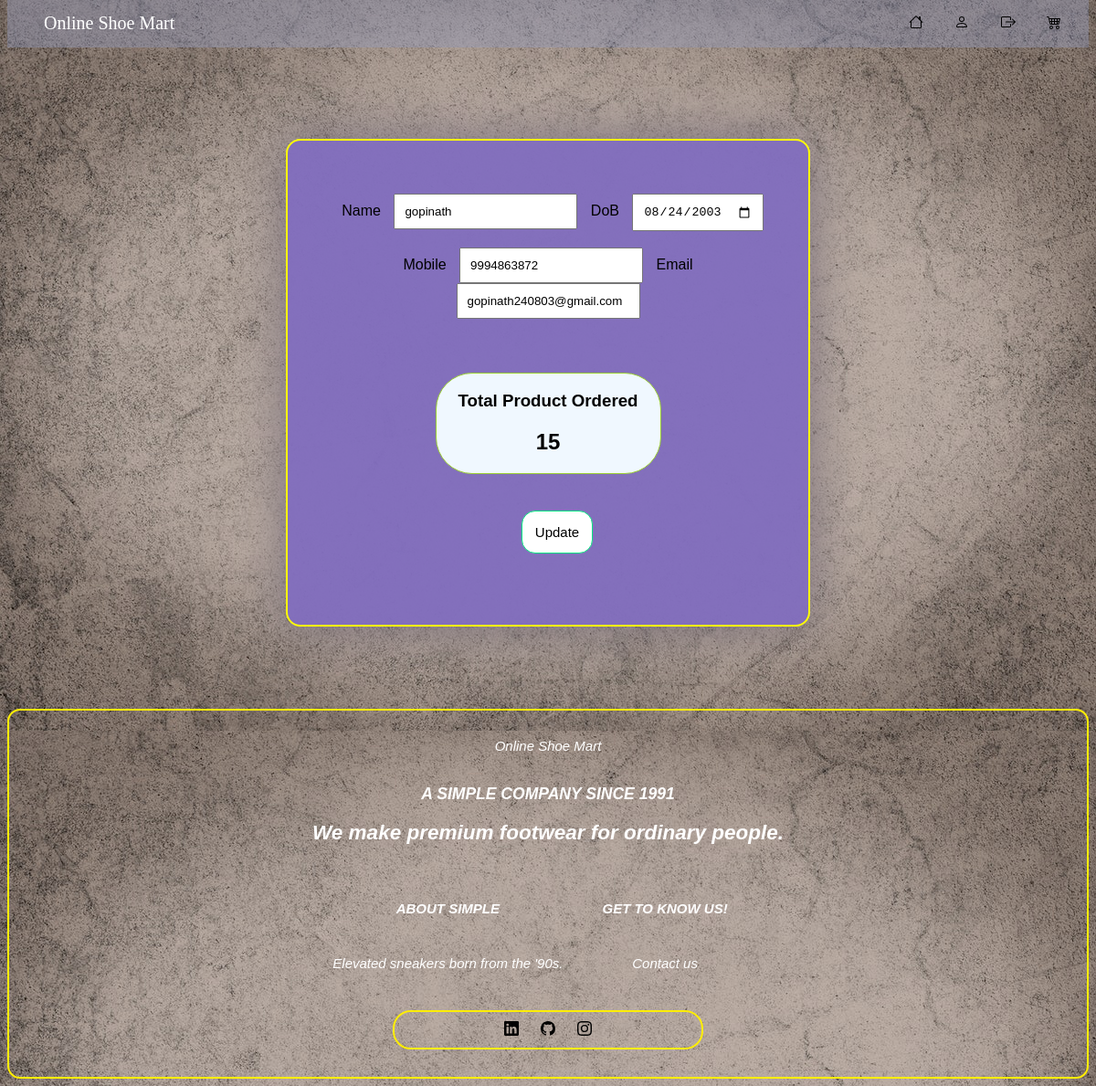
Screenshot of /profile.php (signed in) with the database file from the repository.
### tables this page shows
CREATE TABLE `newuser` (
  `id` int(11) NOT NULL,
  `stu_name` varchar(255) NOT NULL,
  `stu_date` date NOT NULL,
  `stu_phone` bigint(20) NOT NULL,
  `stu_email` varchar(30) NOT NULL,
  `stu_pass` varchar(30) NOT NULL
);

### profile.php (the view, shortened to what this page needs)
<!DOCTYPE html>
<html lang="en">
<head>
    <?php
  require_once  "header/nav.php";
?>
</head>
<body>
<?php
      $s = $_SESSION['user'];
      $con = mysqli_connect("localhost:3306", "root", "", "web_project1");
      $sql = "select id from newuser where stu_name='$s'";
      $result = mysqli_query($con, $sql);
      if($row=$result->fetch_assoc())
      {
        $total_ordered = "select Product_name from ordered_details where user_id='{$row['id']}'";
        $result = mysqli_query($con, $total_ordered);
        $total=mysqli_num_rows($result);
      }
      $sql = "select * from newuser where stu_name='$s'";
      $result = mysqli_query($con, $sql);
      if ($row = $result->fetch_assoc()) {
        echo "<center><form method='post' name='userdetails' id='form' enctype='multipart/form-data'>
            <br><label>Name</label>
            <input type='text' name='user' value='{$row['stu_name']}'>
            <label >DoB</label>
            <input type='date' name='da' value='{$row['stu_date']}'><br><br>
            <label>Mobile</label>
            <input type='number' name='num' value='{$row['stu_phone']}'>
            <label>Email</label>
            <input type='text' name='mail' value='{$row['stu_email']}'><br><br>
            <div class='box'>
               <h3>Total Product Ordered</h3>
               <h2>$total</h2>
            </div>
            <button type='submit'  name='submit' id='but'>Update</button>
            </form></center>";
      }
  require_once "header/footer.php";
?>
</body>
</html>

### profile.php (style rules this page uses)
body { font-family: 'nunito', sans-serif; background-color: #f0f0f0; background-image: url("images/background_template.jpg"); }
form { background: rgba(130, 110, 190, 0.952); margin-top: 100px; width: 490px; height: 450px; border-radius: 1rem; box-shadow: 0rem 0rem 3.57rem 0rem #796F79; padding: 40px; border: 2px solid yellow; }
label, input { padding: 10px; }
#but { border-radius: 15px; border: 1px solid #09e783; padding: 14px; margin-left: 20px; background-color: white; font-size: 15px; margin-top: 40px; }
.box { width: 50%; border: 1px solid yellowgreen; border-radius: 40px; background-color:aliceblue; margin-top: 41px; }

### rows the page displays
newuser: user "gopinath", da "08/24/2003", num "9994863872", mail "gopinath240803@gmail.com"

### other values shown
$total "15"
